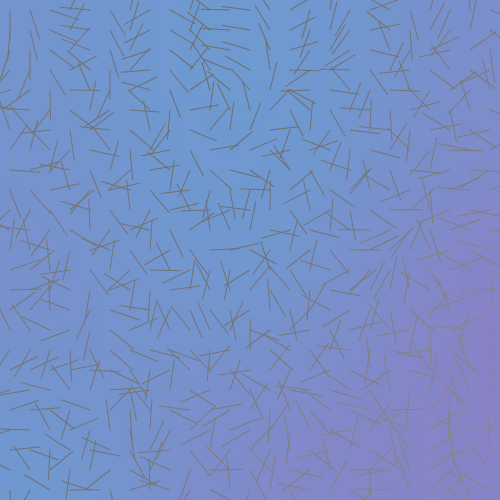
Frame 1 (no input)
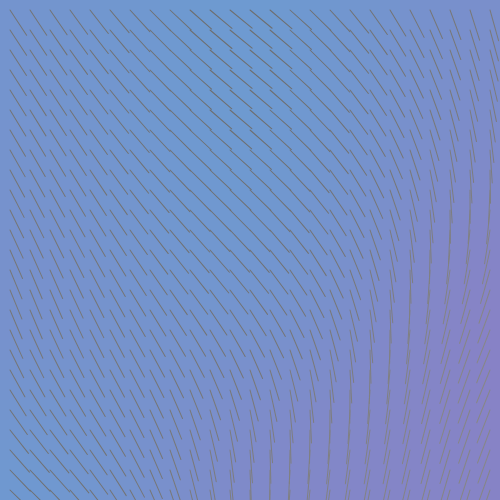
Frame 60 (no input)
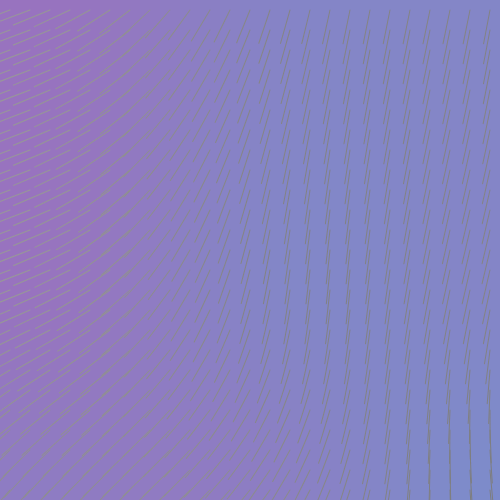
Frame 120 (the mouse pressed at the canvas centre since frame 60)

The p5.js sketch that drew these frames (run headless with seeded random() and noise() and a simulated clock; from frame 60 on, the mouse is pressed at the canvas centre):

// p5.js sketch
// ── sketch.js
var stepSize = 20;


function setup() {
  createCanvas(500, 500);

}
///////////////////////////////////////////////////////////////////////
function draw() {
  background(125);

  colorGrid();
  compassGrid();

  angleMode(DEGREES);
  
}
///////////////////////////////////////////////////////////////////////
function colorGrid(){
  // your code here
  for(var i = 0; i < 25; i++) {
    for(var j = 0; j < 25; j++) {
      var speed = map(mouseX, 0, width, 30, 10);
      var gridNoise = noise(i/100, j/100, speed);

      var c1 = color(0, 255, 255);
      var c2 = color(255, 20, 147);
      var c = lerpColor(c1, c2, gridNoise);

      fill(c);
      noStroke();
      rect(stepSize*i, stepSize*j, stepSize, stepSize);
    }
  }
}
///////////////////////////////////////////////////////////////////////
function compassGrid(){
  // your code here
  for(var i = 0; i < 25; i++) {
    for(var j = 0; j < 25; j++) {
      push();
      var speed = map(mouseX, 0, width, 30, 10);
      var compassNoise = noise(i/100, j/100, speed);
      var lLength = map(compassNoise, 0, 0.3, 0, stepSize);
      var a = map(compassNoise, 0, 1, 0, 720);
      var l = map(compassNoise, 0, 1, 0, 255);
      
      stroke(l);
      translate(stepSize*i + 10, stepSize*j + 10);
      rotate(a);

      line(0, 0, 0, lLength);
      pop();
    }
  }
}
